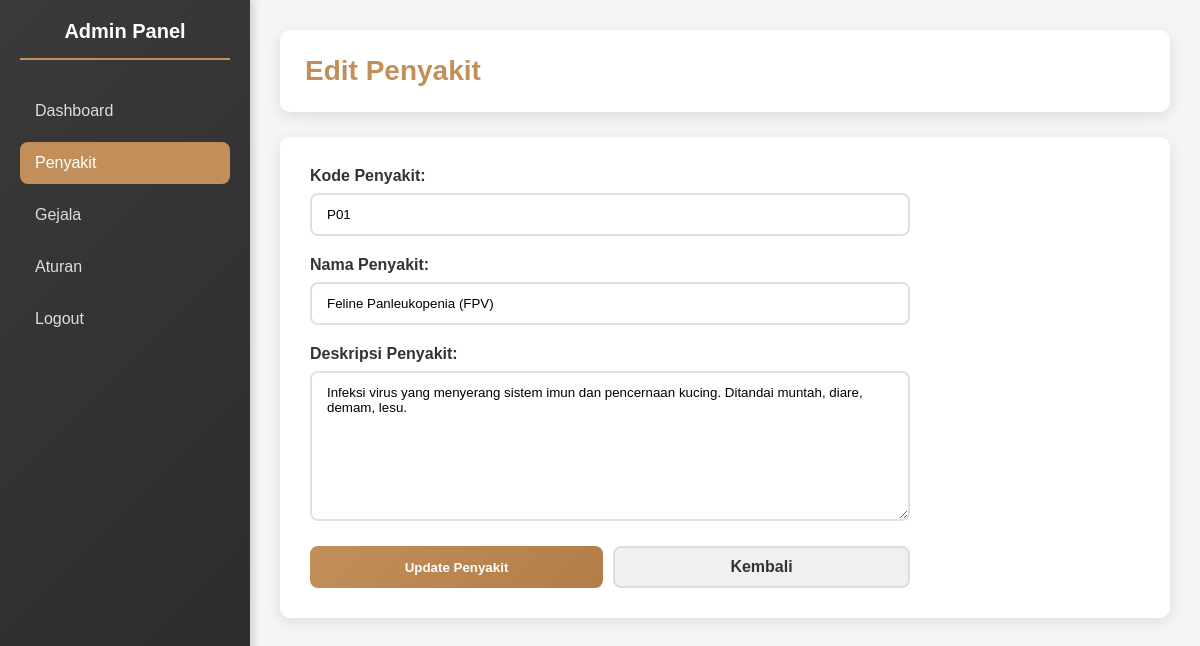
Page /admin/disease_edit.php?id=1 on the earlier database version.
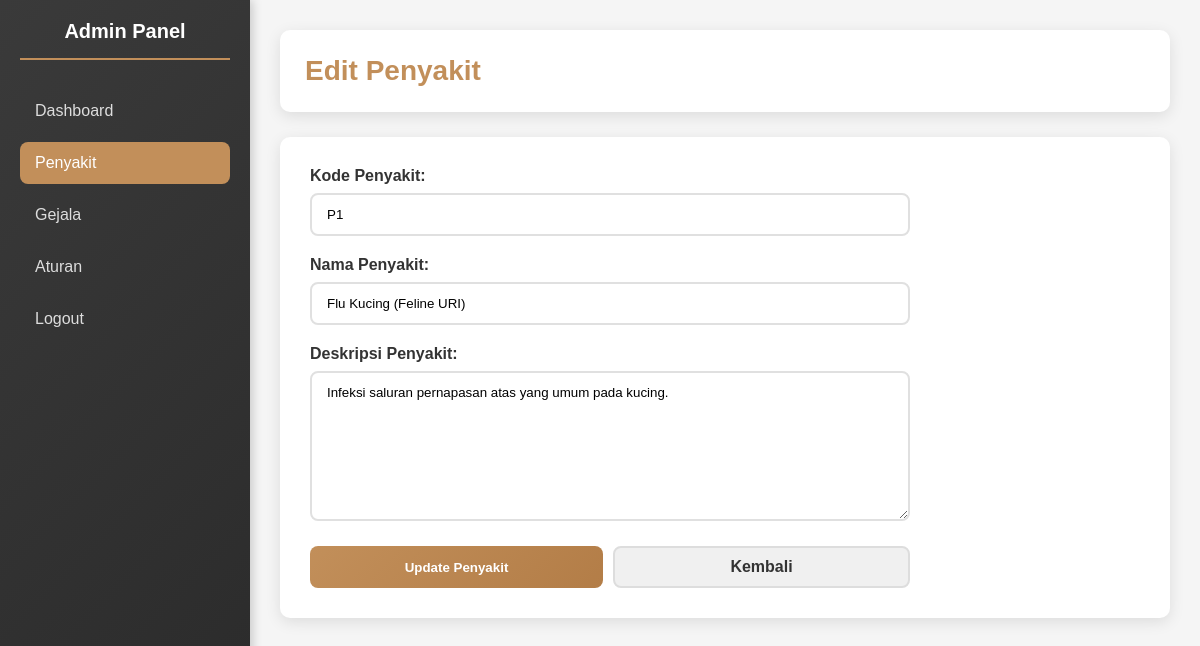
Same page on the later database version.
### tables this page shows
CREATE TABLE disease (
    id INT AUTO_INCREMENT PRIMARY KEY,
    code VARCHAR(10),
    name VARCHAR(200),
    description TEXT
);

### admin/disease_edit.php (the view, shortened to what this page needs)
<?php
require_once "../inc/config.php";
$id = $_GET['id'] ?? null;
$stmt = $pdo->prepare("SELECT * FROM disease WHERE id = ?");
$stmt->execute([$id]);
$disease = $stmt->fetch(PDO::FETCH_ASSOC);
?>
<!DOCTYPE html>
<html>
<head>
    <link rel="stylesheet" href="../assets/admin/style.css">
</head>
<body>
<div class="sidebar">
    <h2>Admin Panel</h2>
    <nav>
        <a href="dashboard.php">Dashboard</a>
        <a href="diseases.php" class="active">Penyakit</a>
        <a href="symtomps.php">Gejala</a>
        <a href="rules.php">Aturan</a>
        <a href="logout.php">Logout</a>
    </nav>
</div>
<div class="main-content">
    <div class="header">
        <h1>Edit Penyakit</h1>
    </div>
    <div class="container">
        <form method="POST" class="form">
            <div class="form-group">
                <label for="code">Kode Penyakit:</label>
                <input type="text" id="code" name="code" placeholder="Contoh: P01" value="<?php echo htmlspecialchars($disease['code']); ?>" required>
            </div>
            <div class="form-group">
                <label for="name">Nama Penyakit:</label>
                <input type="text" id="name" name="name" placeholder="Contoh: Feline Panleukopenia" value="<?php echo htmlspecialchars($disease['name']); ?>" required>
            </div>
            <div class="form-group">
                <label for="description">Deskripsi Penyakit:</label>
                <textarea id="description" name="description" rows="5" placeholder="Masukkan deskripsi lengkap penyakit" required><?php echo htmlspecialchars($disease['description']); ?></textarea>
            </div>
            <div class="form-actions">
                <button type="submit" class="btn btn-primary">Update Penyakit</button>
                <a href="diseases.php" class="btn btn-secondary">Kembali</a>
            </div>
        </form>
    </div>
</div>
</body>
</html>

Differences in the rows shown:
changed disease: code "P01" → "P1"; name "Feline Panleukopenia (FPV)" → "Flu Kucing (Feline URI)"; description "Infeksi virus yang menyerang sistem imun dan pencernaan kucing. Ditandai muntah, diare, demam, lesu." → "Infeksi saluran pernapasan atas yang umum pada kucing."
